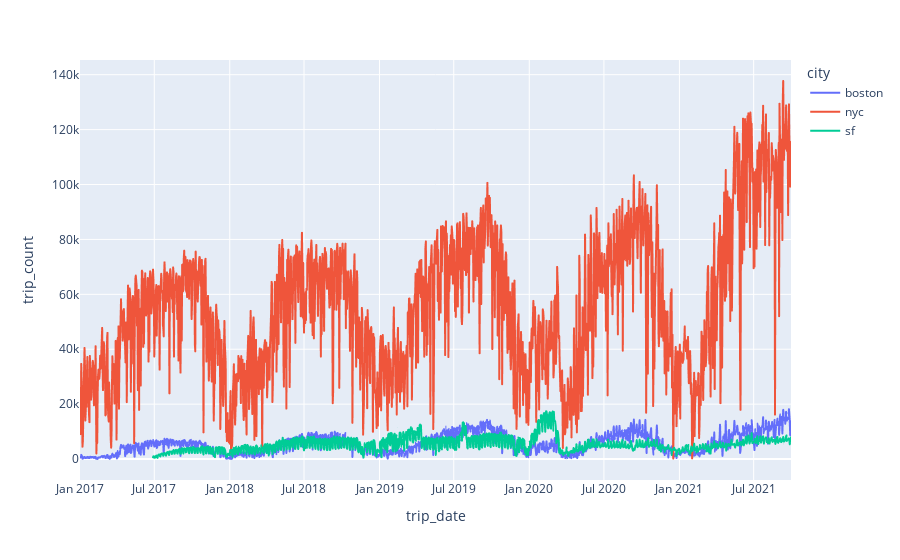

Write notebook code for a chart like this one.
### Code cell
fig = px.line(trip_data_group_by_date_pd_df, x="trip_date", y="trip_count", color='city')
fig.show()

### Figure 1 — Plotly figure (JSON) as saved in the notebook; plotly's stock layout.template omitted (floating-point values rounded to 4 significant figures; data arrays with more than 128 entries replaced by an {"elided": "..."} marker saying what was removed)
{"data": [{"hovertemplate": "city=boston<br>trip_date=%{x}<br>trip_count=%{y}<extra></extra>", "legendgroup": "boston", "line": {"color": "#636efa", "dash": "solid"}, "mode": "lines", "name": "boston", "showlegend": true, "type": "scattergl", "x": {"elided": "1732 str values"}, "xaxis": "x", "y": {"elided": "1732 int values"}, "yaxis": "y"}, {"hovertemplate": "city=nyc<br>trip_date=%{x}<br>trip_count=%{y}<extra></extra>", "legendgroup": "nyc", "line": {"color": "#EF553B", "dash": "solid"}, "mode": "lines", "name": "nyc", "showlegend": true, "type": "scattergl", "x": {"elided": "1729 str values"}, "xaxis": "x", "y": {"elided": "1729 int values"}, "yaxis": "y"}, {"hovertemplate": "city=sf<br>trip_date=%{x}<br>trip_count=%{y}<extra></extra>", "legendgroup": "sf", "line": {"color": "#00cc96", "dash": "solid"}, "mode": "lines", "name": "sf", "showlegend": true, "type": "scattergl", "x": {"elided": "1556 str values"}, "xaxis": "x", "y": {"elided": "1556 int values"}, "yaxis": "y"}], "layout": {"legend": {"title": {"text": "city"}, "tracegroupgap": 0}, "margin": {"t": 60}, "xaxis": {"anchor": "y", "domain": [0, 1], "title": {"text": "trip_date"}}, "yaxis": {"anchor": "x", "domain": [0, 1], "title": {"text": "trip_count"}}}}
